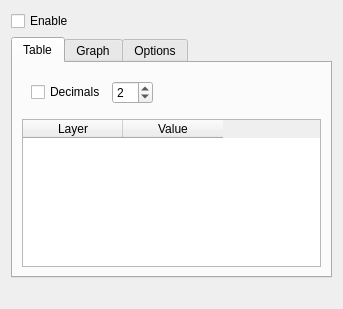
<?xml version="1.0" encoding="UTF-8"?>
<ui version="4.0">
 <class>ValueWidgetBase</class>
 <widget class="QWidget" name="ValueWidgetBase">
  <property name="geometry">
   <rect>
    <x>0</x>
    <y>0</y>
    <width>343</width>
    <height>309</height>
   </rect>
  </property>
  <property name="windowTitle">
   <string>Form</string>
  </property>
  <layout class="QVBoxLayout" name="verticalLayout">
   <item>
    <widget class="QCheckBox" name="cbxEnable">
     <property name="toolTip">
      <string>Can also be enabled using the &quot;Value Tool&quot; toolbar icon</string>
     </property>
     <property name="text">
      <string>Enable</string>
     </property>
    </widget>
   </item>
   <item>
    <widget class="QTabWidget" name="tabWidget">
     <property name="tabPosition">
      <enum>QTabWidget::North</enum>
     </property>
     <property name="currentIndex">
      <number>0</number>
     </property>
     <widget class="QWidget" name="tabWidgetPage1">
      <attribute name="title">
       <string>Table</string>
      </attribute>
      <layout class="QVBoxLayout" name="verticalLayout_2">
       <item>
        <widget class="QWidget" name="widget" native="true">
         <layout class="QHBoxLayout" name="horizontalLayout_3">
          <item>
           <widget class="QCheckBox" name="cbxDigits">
            <property name="toolTip">
             <string>Specify how many digits to show in table</string>
            </property>
            <property name="text">
             <string>Decimals</string>
            </property>
           </widget>
          </item>
          <item>
           <widget class="QSpinBox" name="spinDigits">
            <property name="sizePolicy">
             <sizepolicy hsizetype="Maximum" vsizetype="Fixed">
              <horstretch>0</horstretch>
              <verstretch>0</verstretch>
             </sizepolicy>
            </property>
            <property name="maximum">
             <number>99</number>
            </property>
            <property name="value">
             <number>2</number>
            </property>
           </widget>
          </item>
          <item>
           <spacer name="horizontalSpacer_2">
            <property name="orientation">
             <enum>Qt::Horizontal</enum>
            </property>
            <property name="sizeHint" stdset="0">
             <size>
              <width>40</width>
              <height>20</height>
             </size>
            </property>
           </spacer>
          </item>
         </layout>
        </widget>
       </item>
       <item>
        <widget class="QTableWidget" name="tableWidget">
         <column>
          <property name="text">
           <string>Layer</string>
          </property>
         </column>
         <column>
          <property name="text">
           <string>Value</string>
          </property>
         </column>
        </widget>
       </item>
      </layout>
     </widget>
     <widget class="QWidget" name="tabWidgetPage2">
      <attribute name="title">
       <string>Graph</string>
      </attribute>
      <layout class="QVBoxLayout" name="verticalLayout_3">
       <item>
        <widget class="QWidget" name="graphControls" native="true">
         <layout class="QHBoxLayout" name="horizontalLayout_2">
          <property name="margin">
           <number>0</number>
          </property>
          <item>
           <widget class="QCheckBox" name="cbxStats">
            <property name="toolTip">
             <string>Compute min/max when layers are loaded</string>
            </property>
            <property name="text">
             <string>Stats</string>
            </property>
           </widget>
          </item>
          <item>
           <widget class="QLabel" name="label">
            <property name="text">
             <string>Y min</string>
            </property>
           </widget>
          </item>
          <item>
           <widget class="QLineEdit" name="leYMin"/>
          </item>
          <item>
           <widget class="QLabel" name="label_2">
            <property name="text">
             <string>Y max</string>
            </property>
           </widget>
          </item>
          <item>
           <widget class="QLineEdit" name="leYMax"/>
          </item>
          <item>
           <widget class="QComboBox" name="plotSelector">
            <property name="sizePolicy">
             <sizepolicy hsizetype="Minimum" vsizetype="Fixed">
              <horstretch>0</horstretch>
              <verstretch>0</verstretch>
             </sizepolicy>
            </property>
            <property name="toolTip">
             <string>Select plotting toolkit</string>
            </property>
           </widget>
          </item>
          <item>
           <spacer name="horizontalSpacer_3">
            <property name="orientation">
             <enum>Qt::Horizontal</enum>
            </property>
            <property name="sizeHint" stdset="0">
             <size>
              <width>40</width>
              <height>20</height>
             </size>
            </property>
           </spacer>
          </item>
         </layout>
        </widget>
       </item>
       <item>
        <widget class="QStackedWidget" name="stackedWidget">
         <property name="currentIndex">
          <number>-1</number>
         </property>
        </widget>
       </item>
      </layout>
     </widget>
     <widget class="QWidget" name="tabWidgetPage3">
      <attribute name="title">
       <string>Options</string>
      </attribute>
      <layout class="QVBoxLayout" name="verticalLayout_4">
       <item>
        <widget class="QCheckBox" name="cbxClick">
         <property name="toolTip">
          <string>Use this if plotting is slow (e.g. when using mpl Graph) or to select a particular point</string>
         </property>
         <property name="text">
          <string>mouse click to plot values</string>
         </property>
        </widget>
       </item>
       <item>
        <widget class="Line" name="line_2">
         <property name="orientation">
          <enum>Qt::Horizontal</enum>
         </property>
        </widget>
       </item>
       <item>
        <layout class="QGridLayout" name="gridLayout_2">
         <item row="2" column="0">
          <widget class="QLabel" name="label_4">
           <property name="text">
            <string>Show bands:</string>
           </property>
          </widget>
         </item>
         <item row="1" column="2">
          <spacer name="horizontalSpacer_4">
           <property name="orientation">
            <enum>Qt::Horizontal</enum>
           </property>
           <property name="sizeHint" stdset="0">
            <size>
             <width>40</width>
             <height>20</height>
            </size>
           </property>
          </spacer>
         </item>
         <item row="1" column="0">
          <widget class="QLabel" name="label_3">
           <property name="text">
            <string>Show layers:</string>
           </property>
          </widget>
         </item>
         <item row="1" column="1">
          <widget class="QComboBox" name="cbxLayers">
           <item>
            <property name="text">
             <string>Visible layers</string>
            </property>
           </item>
           <item>
            <property name="text">
             <string>All layers</string>
            </property>
           </item>
           <item>
            <property name="text">
             <string>Selected layers</string>
            </property>
           </item>
          </widget>
         </item>
         <item row="2" column="1">
          <widget class="QComboBox" name="cbxBands">
           <item>
            <property name="text">
             <string>All bands</string>
            </property>
           </item>
           <item>
            <property name="text">
             <string>Active bands</string>
            </property>
           </item>
           <item>
            <property name="text">
             <string>Selected bands</string>
            </property>
           </item>
          </widget>
         </item>
        </layout>
       </item>
       <item>
        <widget class="Line" name="line">
         <property name="orientation">
          <enum>Qt::Horizontal</enum>
         </property>
        </widget>
       </item>
       <item>
        <widget class="QLabel" name="label_5">
         <property name="text">
          <string>Select active layers and display options:</string>
         </property>
        </widget>
       </item>
       <item>
        <widget class="QTableWidget" name="tableWidget2">
         <property name="editTriggers">
          <set>QAbstractItemView::NoEditTriggers</set>
         </property>
         <column>
          <property name="text">
           <string/>
          </property>
          <property name="toolTip">
           <string>Select layers</string>
          </property>
         </column>
         <column>
          <property name="text">
           <string>Layer</string>
          </property>
         </column>
         <column>
          <property name="text">
           <string>#</string>
          </property>
          <property name="toolTip">
           <string>Select bands</string>
          </property>
         </column>
         <column>
          <property name="text">
           <string>Bands</string>
          </property>
         </column>
        </widget>
       </item>
       <item>
        <spacer name="verticalSpacer">
         <property name="orientation">
          <enum>Qt::Vertical</enum>
         </property>
         <property name="sizeHint" stdset="0">
          <size>
           <width>20</width>
           <height>40</height>
          </size>
         </property>
        </spacer>
       </item>
      </layout>
     </widget>
    </widget>
   </item>
   <item>
    <widget class="QLabel" name="labelStatus">
     <property name="text">
      <string/>
     </property>
    </widget>
   </item>
  </layout>
 </widget>
 <resources/>
 <connections/>
</ui>
